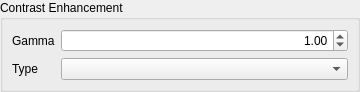
<?xml version="1.0" encoding="UTF-8"?>
<ui version="4.0">
 <class>ContrastEnhancementWidgetForm</class>
 <widget class="QWidget" name="ContrastEnhancementWidgetForm">
  <property name="geometry">
   <rect>
    <x>0</x>
    <y>0</y>
    <width>360</width>
    <height>83</height>
   </rect>
  </property>
  <property name="windowTitle">
   <string>Contrast Enhancement</string>
  </property>
  <layout class="QGridLayout" name="gridLayout_5">
   <property name="sizeConstraint">
    <enum>QLayout::SetDefaultConstraint</enum>
   </property>
   <property name="margin">
    <number>0</number>
   </property>
   <item row="0" column="0">
    <widget class="QGroupBox" name="m_groupBox">
     <property name="title">
      <string>Contrast Enhancement</string>
     </property>
     <property name="flat">
      <bool>false</bool>
     </property>
     <layout class="QGridLayout" name="gridLayout_4">
      <item row="0" column="0">
       <layout class="QGridLayout" name="gridLayout_3">
        <item row="0" column="0">
         <layout class="QGridLayout" name="gridLayout_2">
          <item row="0" column="0">
           <widget class="QLabel" name="m_gammaLabel">
            <property name="sizePolicy">
             <sizepolicy hsizetype="Minimum" vsizetype="Preferred">
              <horstretch>0</horstretch>
              <verstretch>0</verstretch>
             </sizepolicy>
            </property>
            <property name="text">
             <string>Gamma</string>
            </property>
           </widget>
          </item>
          <item row="1" column="0">
           <widget class="QLabel" name="m_typeLabel">
            <property name="sizePolicy">
             <sizepolicy hsizetype="Minimum" vsizetype="Preferred">
              <horstretch>0</horstretch>
              <verstretch>0</verstretch>
             </sizepolicy>
            </property>
            <property name="text">
             <string>Type</string>
            </property>
           </widget>
          </item>
         </layout>
        </item>
        <item row="0" column="1">
         <layout class="QGridLayout" name="gridLayout">
          <item row="0" column="0">
           <widget class="QDoubleSpinBox" name="m_gammaDoubleSpinBox">
            <property name="sizePolicy">
             <sizepolicy hsizetype="MinimumExpanding" vsizetype="Fixed">
              <horstretch>0</horstretch>
              <verstretch>0</verstretch>
             </sizepolicy>
            </property>
            <property name="alignment">
             <set>Qt::AlignRight|Qt::AlignTrailing|Qt::AlignVCenter</set>
            </property>
            <property name="singleStep">
             <double>0.100000000000000</double>
            </property>
            <property name="value">
             <double>1.000000000000000</double>
            </property>
           </widget>
          </item>
          <item row="1" column="0">
           <widget class="QComboBox" name="m_typeComboBox">
            <property name="sizePolicy">
             <sizepolicy hsizetype="MinimumExpanding" vsizetype="Fixed">
              <horstretch>0</horstretch>
              <verstretch>0</verstretch>
             </sizepolicy>
            </property>
           </widget>
          </item>
         </layout>
        </item>
       </layout>
      </item>
     </layout>
    </widget>
   </item>
  </layout>
 </widget>
 <resources/>
 <connections/>
</ui>
